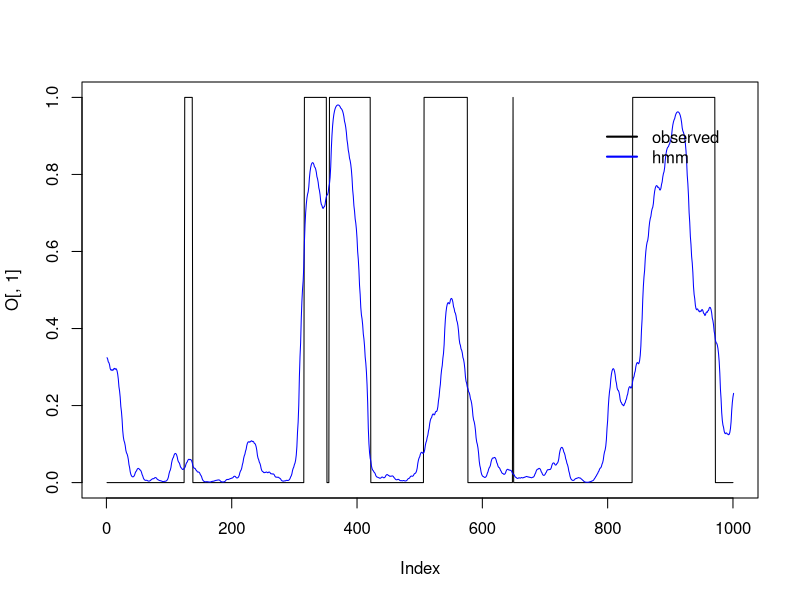

The R source for this figure:
T = 1000
O = matrix(0,ncol = T,nrow = 2)
fcoin = c(0.5,0.5)
bcoin = c(0.3,0.7)

S = matrix(c(0.99,0.01,0.01,0.99), ncol=2)
E = matrix(c(0.5,0.3,0.5,0.7), ncol = 2)

#GENERATE DATA

O[1,1] = sample(c(0,1),size=1,prob=c(0.5,0.5))

transition = function(x){
	
	change = sample(c(0,1),prob =c(0.99,0.01),size=1)
	if(change == 0){
		y = x
		}else{
			y = abs(1-x)
			}
	return(y)
	}

for(i in 2:T){
	O[1,i] = transition(O[1,i-1])

	}

emit = function(x){
	if(x == 0){
	y = sample(c(0,1),size=1,prob=fcoin )
	}else{
		y = sample(c(0,1),size=1,prob=bcoin)
		}
	
	}
	
	
O[2,] = sapply(O[1,],emit)
#aesthetic change
O=t(O)


#FWD ALGORITHM

fwd=function(observed,fcoin,bcoin,change){

	#Making emissions vectors
	log.emissions.fair = log(matrix(.5,nrow=1,ncol=length(observed)))
	log.emissions.biased =  matrix(nrow=1,ncol=length(observed))
	log.emissions.biased[which(observed==0)] = log(bcoin[1])
	log.emissions.biased[which(observed==1)] = log(bcoin[2])
	
	#Initialization
	alpha = data.frame(matrix(nrow=(length(observed)+1),ncol=2))
	colnames(alpha,do.NULL=FALSE);colnames(alpha)=c("fair","biased")
	alpha[1,] = log(0.5)

	#Recursion
	for(flip in 1:length(observed)){
		alpha$fair[(flip+1)]=log.emissions.fair[flip]+log(sum(exp(alpha[flip,])*S[1,]))
		alpha$biased[(flip+1)]=log.emissions.biased[flip]+log(sum(exp(alpha[flip,])*S[2,]))
	}
	return(alpha)
}

#Backward algorithm

bwd=function(observed,fcoin,bcoin,change){

	#Making emissions vectors
	log.emissions.fair = log(matrix(.5,nrow=1,ncol=length(observed)))
	log.emissions.biased =  matrix(nrow=1,ncol=length(observed))
	log.emissions.biased[which(observed==0)] = log(bcoin[1])
	log.emissions.biased[which(observed==1)] = log(bcoin[2])
	
	#Initialization
	beta = data.frame(matrix(nrow=(length(observed)+1),ncol=2))
	colnames(beta,do.NULL=FALSE);colnames(beta)=c("fair","biased")
	beta[nrow(beta),] = log(1)

	#Recursion
	for(flip in length(observed):1){
		log.em=c(log.emissions.fair[flip],log.emissions.biased[flip])
		beta$fair[(flip)]=log(sum(exp(log.em+log(S[1,])+unlist(beta[flip+1,]))))
		beta$biased[(flip)]=log(sum(exp(log.em+log(S[2,])+unlist(beta[flip+1,]))))
	}
	return(beta)
}


f=fwd(O[,2],fcoin,bcoin,S)
b=bwd(O[,2],fcoin,bcoin,S)
#decoding
prob=exp(((f+b)-log(sum(exp(f[nrow(f),])))))

plot(O[,1],type="l")
lines(prob[,2],col="blue")
legend(775,.95,c("observed","hmm"),col=c("black","blue"),lwd=2,bty="n")





